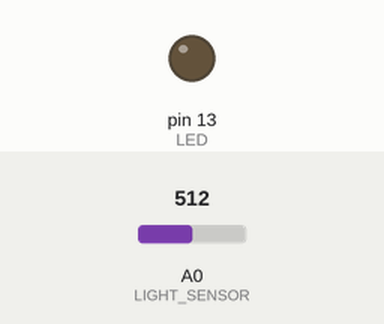
The sketch below on a simulated Arduino Uno, built with avr-gcc and run on an emulated ATmega328P. Shown: output pins drawn as LEDs (lit = HIGH). The test bench sets the inputs (shaded band); at power-on: A0 (LIGHT_SENSOR) = 512.

Above: at 1.2 s.
1.3 s: A0 (LIGHT_SENSOR) set to 216
2.8 s: A0 (LIGHT_SENSOR) set to 181
At 4.0 s:
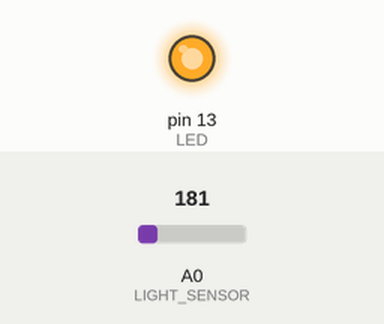
4.3 s: A0 (LIGHT_SENSOR) set to 210
At 5.3 s:
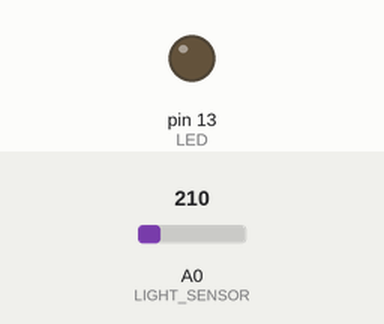
5.8 s: A0 (LIGHT_SENSOR) set to 190
At 6.5 s:
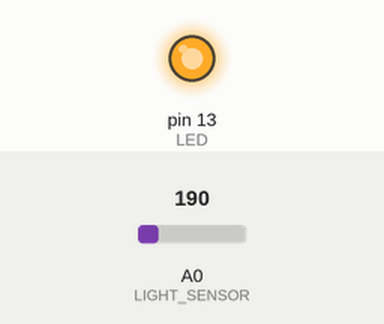
Timing chart, 0 to 8.3 s (numbered marks = the images above; inputs shaded):
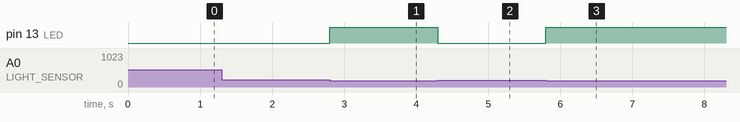

Measured:
- the behaviour switches between 200 and 199 on A0 (LIGHT_SENSOR) (found by bisection; images 0 and 1)
- after the input at 1.3 s, every drawn part: stays the same
- after the input at 2.8 s, pin 13 (LED): LOW → HIGH at once
- after the input at 4.3 s, pin 13 (LED): HIGH → LOW at once
- after the input at 5.8 s, pin 13 (LED): LOW → HIGH at once

The sketch:

Threshold.ino
```cpp
const int LIGHT_SENSOR = 0;
const int LED = 13;

const int THRESHOLD = 200;

void setup() {
  pinMode(LIGHT_SENSOR, INPUT);
  pinMode(LED, OUTPUT);
}

void loop() {
  int x = analogRead(LIGHT_SENSOR);

  if(x < THRESHOLD) {
    digitalWrite(LED, HIGH);
  }
  else {
    digitalWrite(LED, LOW);
  }
}
```
